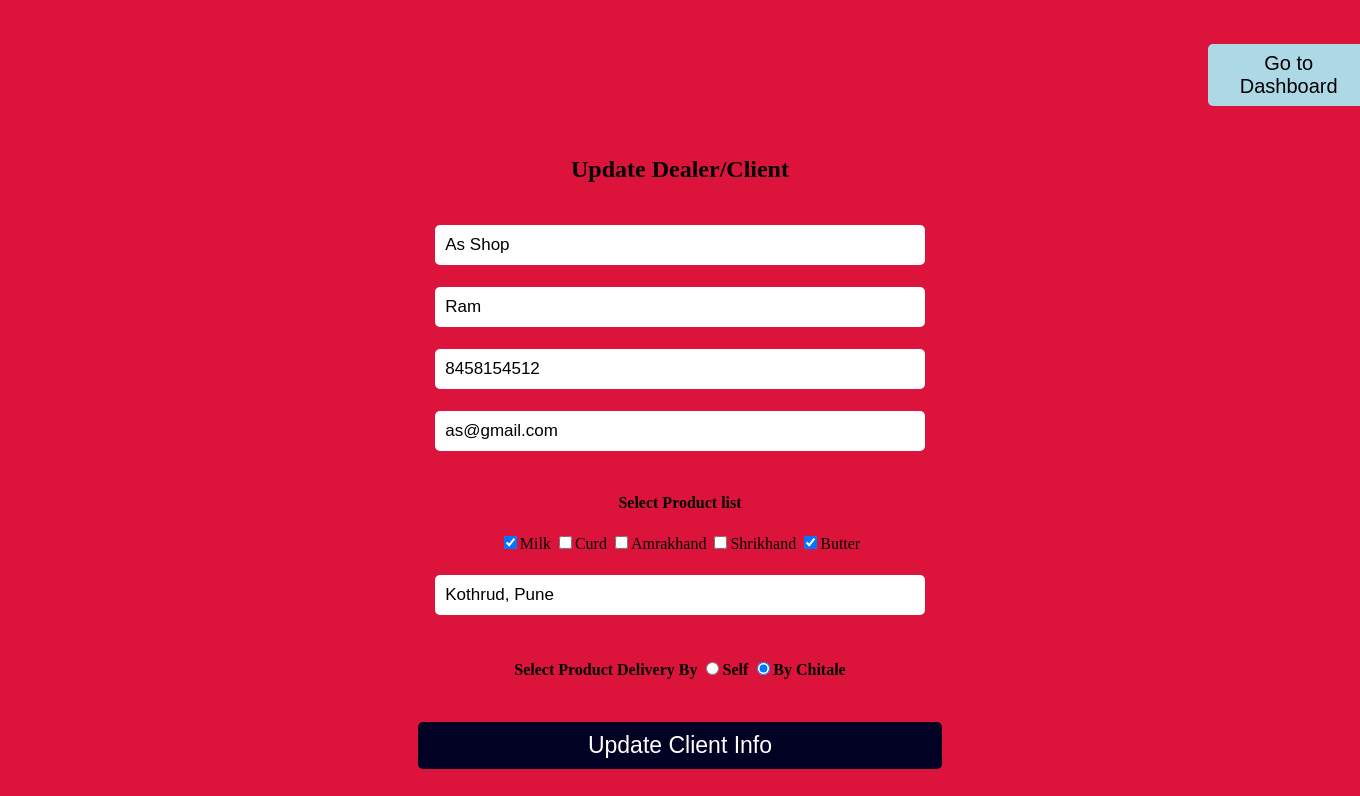
Screenshot of /index.php/CRMController/update_new_client_data?id=3 with the database file from the repository.
### tables this page shows
CREATE TABLE `new_client` (
  `client_id` int(11) NOT NULL,
  `shopname` varchar(30) NOT NULL,
  `cname` varchar(20) NOT NULL,
  `mobileno` bigint(10) NOT NULL,
  `emailid` varchar(100) NOT NULL,
  `product` varchar(100) NOT NULL,
  `shopaddress` varchar(500) NOT NULL,
  `deliveryby` varchar(20) NOT NULL
);

### application/controllers/CRMController.php (called while the page is built, shortened)
<?php
class CRMController extends CI_Controller
{
	public function __construct()
	{
		$this->load->database();
		$this->load->helper('url');
		$this->load->model('CRM_Model');
	}
   public function update_new_client_data()
   {
       $inputdata=$this->input->get('id');
       $result['data']=$this->CRM_Model->dispayclientdataAccToId($inputdata);
       $this->load->view('Update_NewClient',$result);
   }
}
?>

### index.php (called while the page is built, shortened)
<?php
require_once BASEPATH.'core/CodeIgniter.php';

### application/models/CRM_Model.php (called while the page is built, shortened)
<?php
class CRM_Model extends CI_Model
{
	public function dispayclientdataAccToId($inputdata)
	{
		return $this->db->query("select * from new_client where client_id=$inputdata")->result();
	}
}
?>

### application/views/Update_NewClient.php (the view, shortened to what this page needs)
<!DOCTYPE html>
<html>
<head>
</head>
<body bgcolor="crimson">
	<br><br>
  <a href="go_to_dashboard"><button style="margin-left: 1200px;">Go to Dashboard</button></a>
	<form method="post">
   <center>
   	<br>
   	<?php
   		foreach($data as $row)
   		{
   	?>
		<table width="60%" cellpadding="10">
			<tr>
				<td>
				   <center>	<h2>Update Dealer/Client</h2> </center>
				 </td>
			</tr>
			<tr>
				<td>
					<center>
			<input type="text" placeholder="Enter shop/company name" name="shopname" value="<?php echo $row->shopname; ?>">
                    </center>
				</td>
			</tr>
			<tr>
				<td>
					<center>
					<input type="text" placeholder="Enter name of Client" name="cname" value="<?php echo $row->cname; ?>">
				   </center>
				</td>
			</tr>
			<tr>
				<td>
					<center>
				<input type="text" placeholder="Enter mobile no" name="mobileno" value="<?php echo $row->mobileno; ?>">
                    </center>
				</td>
			</tr>
			<tr>
				<td>
					<center>
			           <input type="email" placeholder="Enter email id" name="emailid" value="<?php echo $row->emailid; ?>">
                    </center>
				</td>
			</tr>
           <tr>
				<td>
					<center>
						<?php
							$chkbox=$row->product;
							$arr=explode(" ",$chkbox);
						?>
						<h4>Select Product list </h4>
			           <input type="checkbox" <?php if(in_array("Milk",$arr)) { echo "checked"; } ?> name="product[]" value="Milk">Milk
			           <input type="checkbox" <?php if(in_array("Curd",$arr)) { echo "checked"; } ?> name="product[]" value="Curd">Curd
			           <input type="checkbox" <?php if(in_array("Amrakhand",$arr)) { echo "checked"; } ?> name="product[]" value="Amrakhand">Amrakhand
			           <input type="checkbox" <?php if(in_array("Shrikhand",$arr)) { echo "checked"; } ?> name="product[]" value="Shrikhand">Shrikhand
			           <input type="checkbox" <?php if(in_array("Butter",$arr)) { echo "checked"; } ?> name="product[]" value="Butter">Butter
                    </center>
				</td>
			</tr>
           <tr>
				<td>
					<center>
			    <input type="text" placeholder="Delivery shop Address" name="shopaddress" value="<?php echo $row->shopaddress; ?>">
                    </center>
				</td>
			</tr>
            <tr>
				<td><center>
					   <h4>Select Product Delivery By
			             <input type="radio" name="deliveryby" value="Self" <?php if($row->deliveryby=='Self') { echo "checked"; } ?> >Self
			             <input type="radio" name="deliveryby" value="By Chitale" <?php if($row->deliveryby=='By Chitale') { echo "checked"; } ?> >By Chitale
			           </h4>
			       </center>
				</td>
			</tr>
			<tr>
				<td>
					<center>
			<input type="submit" name="updateclientsubmit" value="Update Client Info">
                    </center>
				</td>
			</tr>
		</table>
	<?php
		}
	?>
    </center>
   </form>
</body>
</html>

### application/views/Update_NewClient.php (style rules this page uses)
input[type="email"],input[type="text"] { padding: 10px; width: 60%; border-radius: 5px; font-size: 17px; border: none; }
input[type="submit"] { padding: 10px; width: 67%; border-radius: 5px; font-size: 23px; border: none; background-color: #000123; color: white; }
button { padding: 8px; width: 12%; border-radius: 5px; font-size: 20px; border: none; background-color: lightblue; }

### rows the page displays
new_client: shopname "As Shop", cname "Ram", mobileno "8458154512", emailid "as@gmail.com", product "☑", shopaddress "Kothrud, Pune", deliveryby "☑"
